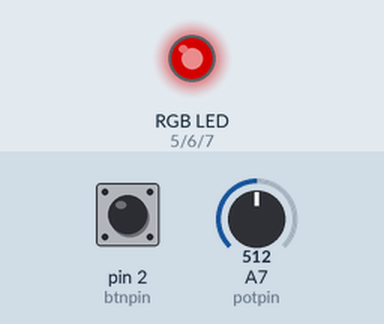
The sketch below on a simulated Arduino Nano, built with avr-gcc and run on an emulated ATmega328P. Parts: an RGB LED mixed from three pins (HIGH = lit). The test bench sets the inputs (shaded band); at power-on: A7 (potpin) = 512, pin 2 (btnpin) LOW. Dim RGB values are drawn brighter than linear.

Above: at 1.2 s.
1.3 s: A7 (potpin) set to 716
At 2.5 s:
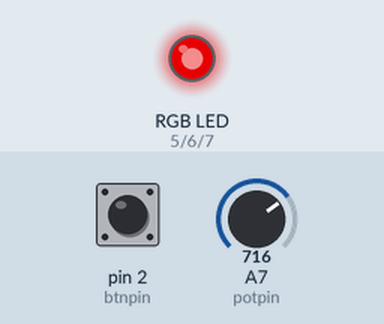
2.8 s: pin 2 (btnpin) pulled HIGH for 0.15 s
At 3.8 s:
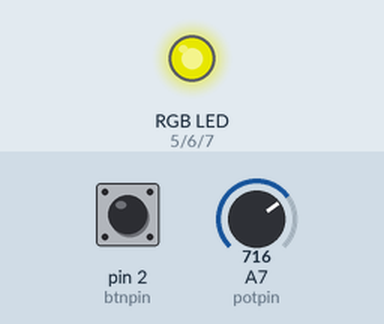
4.4 s: A7 (potpin) set to 900
At 5.1 s:
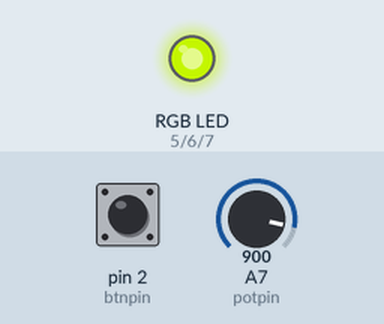
5.9 s: pin 2 (btnpin) pulled HIGH for 1 s
At 6.2 s:
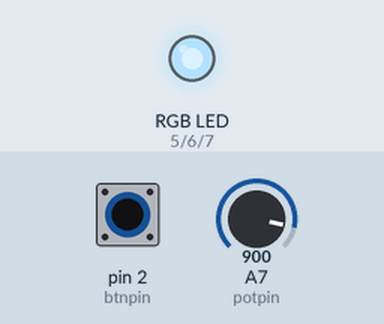
8.4 s: pin 2 (btnpin) pulled HIGH for 0.15 s
At 9.3 s:
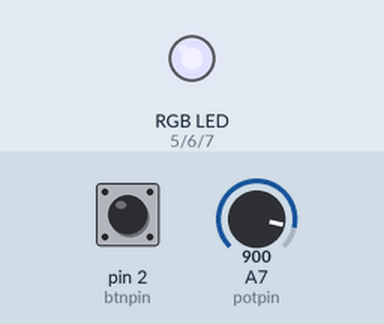
10.0 s: A7 (potpin) set to 511
At 10.5 s:
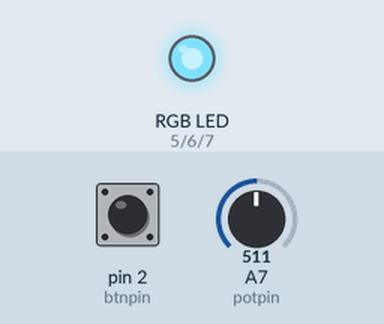
Timing chart, 0 to 12.5 s (numbered marks = the images above; inputs shaded):
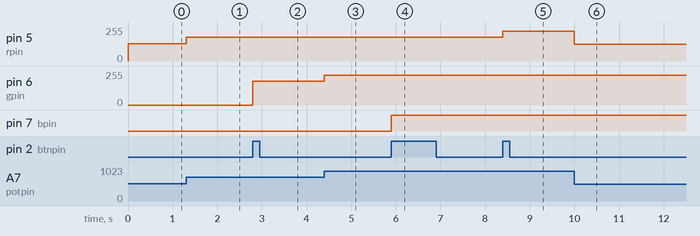

Measured:
- after the input at 1.3 s, pin 5 (rpin): 128/255 → 179/255 at once
- after the input at 2.8 s, pin 6 (gpin): 0/255 → 179/255 at once
- after the input at 4.4 s, pin 6 (gpin): 179/255 → 225/255 at once
- after the input at 5.9 s, pin 7 (bpin): LOW → HIGH at once
- after the input at 8.4 s, pin 5 (rpin): 179/255 → 225/255 at once
- after the input at 10.0 s, pin 5 (rpin): 225/255 → 127/255 at once

The sketch:

prakt8.ino
```cpp
int bpin = 7;
int gpin = 6;
int rpin = 5;
int potpin = A7;
int btnpin = 2;


void setup() {
  pinMode(bpin, OUTPUT);
  pinMode(gpin, OUTPUT);
  pinMode(rpin, OUTPUT);
  pinMode(potpin, INPUT);
  pinMode(btnpin, INPUT);
  Serial.begin(38400);
}

int val, r, g, b;
bool btn_last = false, btn_now;
short selected_color = 0;
void loop() {
  val = analogRead(potpin);
  btn_now = digitalRead(btnpin);
  if (btn_now && !btn_last)
    onclick();
  btn_last = btn_now;

  switch (selected_color){
    case 0:
      r = val / 4;
      break;
    case 1:
      g = val / 4;
      break;
    case 2:
      b = val / 4;
      break;
  }

  analogWrite(bpin, b);
  analogWrite(gpin, g);
  analogWrite(rpin, r);
}

void onclick(){
  selected_color++;
  if (selected_color > 2) selected_color = 0;
}
```
